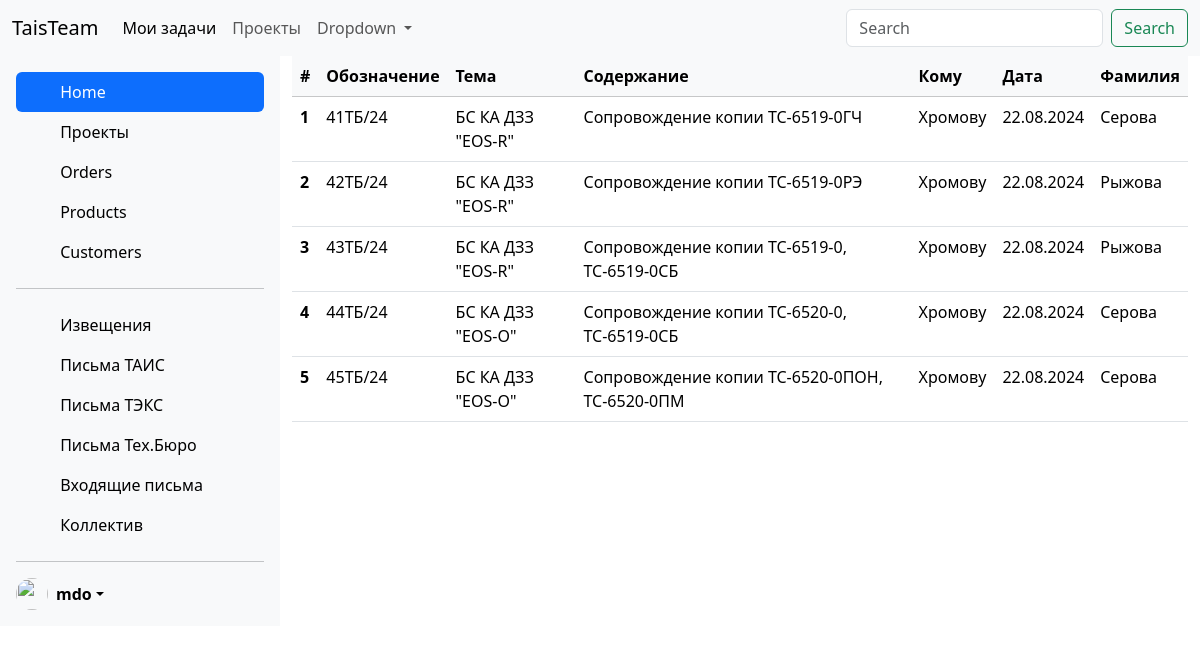
The app's page /letters_tech_bureau/ with its own data.
### projects/models.py (models this page shows)
class LettersTechBureau(models.Model):
    notification = models.CharField(max_length=10)
    project = models.ForeignKey('Project', on_delete=models.PROTECT, null=True)
    content = models.CharField(max_length=255)
    to_whom = models.CharField(max_length=30)
    date = models.DateField(auto_now_add=True)
    worker = models.CharField(max_length=30)
    time_create = models.DateTimeField(auto_now_add=True)
    time_update = models.DateTimeField(auto_now=True)

class Project(models.Model):
    title = models.CharField(max_length=100)
    time_create = models.DateTimeField(auto_now_add=True)
    time_update = models.DateTimeField(auto_now=True)

### projects/views.py (the view)
# urls.py: path('letters_tech_bureau/', views.LettersTechBureauView.as_view(), name='letters_tech_bureau'),
class LettersTechBureauView(ListView):
    model = LettersTechBureau
    template_name = 'projects/letters_tech_bureau.html'
    context_object_name = 'posts'

### projects/templates/projects/letters_tech_bureau.html
{% extends 'base2.html' %}
{% block content %}
  <table class="table table-hover">
   <thead class="table-light">
    <tr>
      <th scope="col">#</th>
      <th scope="col">Обозначение</th>
      <th scope="col">Тема</th>
      <th scope="col">Содержание</th>
      <th scope="col">Кому</th>
      <th scope="col">Дата</th>
      <th scope="col">Фамилия</th>
    </tr>
  </thead>
    <tbody>
    {% for p in posts %}
    <tr>
      <th scope="row">{{ p.id }}</th>
      <td>{{ p.notification }}</td>
      <td>{{ p.project.title }}</td>
      <td>{{ p.content }}</td>
      <td>{{ p.to_whom }}</td>
      <td>{{ p.date|date:"d.m.Y"  }}</td>
      <td>{{ p.worker }}</td>
    </tr>
    {% endfor %}
  </tbody>
</table>
{% endblock %}

### records on screen
LettersTechBureau: id "1", notification "41ТБ/24", project "БС КА ДЗЗ \"EOS-R\"", content "Сопровождение копии ТС-6519-0ГЧ", to_whom "Хромову", date "22.08.2024", worker "Серова"
LettersTechBureau: id "2", notification "42ТБ/24", project "БС КА ДЗЗ \"EOS-R\"", content "Сопровождение копии ТС-6519-0РЭ", to_whom "Хромову", date "22.08.2024", worker "Рыжова"
LettersTechBureau: id "3", notification "43ТБ/24", project "БС КА ДЗЗ \"EOS-R\"", content "Сопровождение копии ТС-6519-0, ТС-6519-0СБ", to_whom "Хромову", date "22.08.2024", worker "Рыжова"
LettersTechBureau: id "4", notification "44ТБ/24", project "БС КА ДЗЗ \"EOS-O\"", content "Сопровождение копии ТС-6520-0, ТС-6519-0СБ", to_whom "Хромову", date "22.08.2024", worker "Серова"
LettersTechBureau: id "5", notification "45ТБ/24", project "БС КА ДЗЗ \"EOS-O\"", content "Сопровождение копии ТС-6520-0ПОН, ТС-6520-0ПМ", to_whom "Хромову", date "22.08.2024", worker "Серова"
